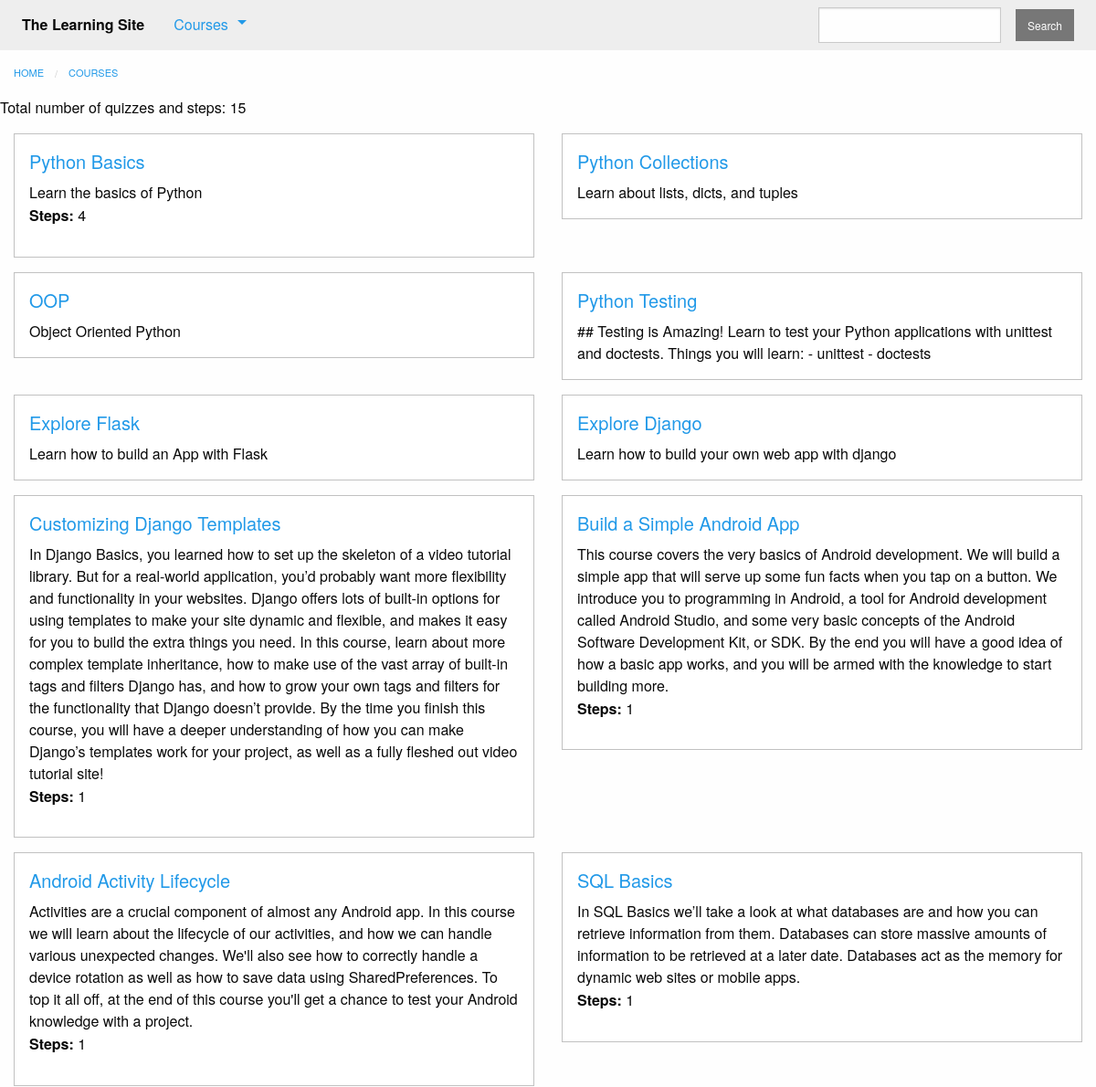
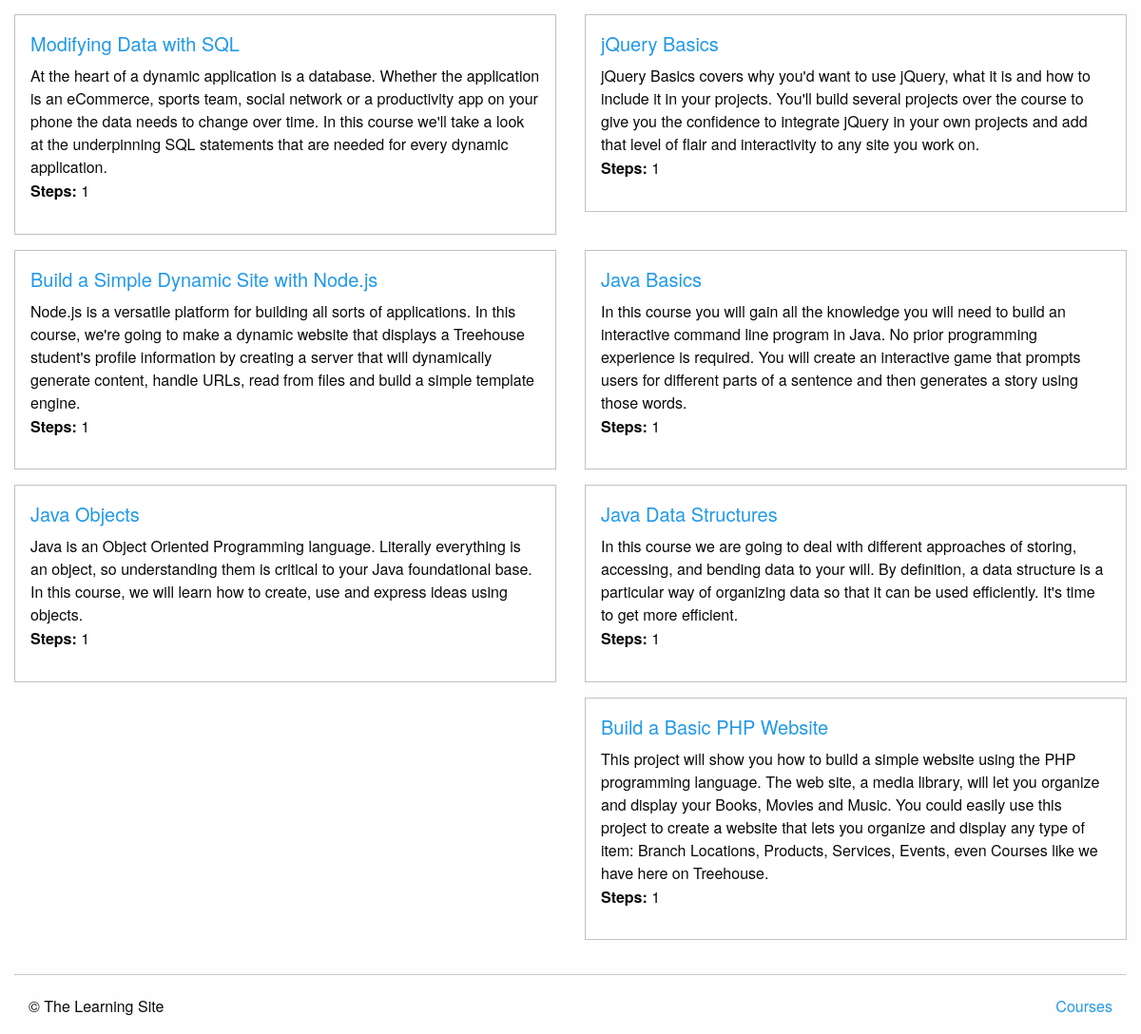
Page /courses/ on the committed database (2 pictures, top to bottom).
### courses/models.py (models this page shows, shortened)
class Course(models.Model):
    teacher = models.ForeignKey(User, on_delete=models.CASCADE)
    created_at = models.DateTimeField(auto_now_add=True)
    title = models.CharField(max_length=255)
    description = models.TextField()
    subject = models.CharField(default='', max_length=100)
    published = models.BooleanField(default=False)
    is_live = models.BooleanField(default=False)
    status = models.CharField(max_length=1, choices=STATUS_CHOISES, default='i')

### courses/views.py (the view)
def course_list(request):
    courses = models.Course.objects.filter(
        published=True
    ).annotate(
        total_steps=Count('text', distinct=True)+Count('quiz', distinct=True)
    )
    total = courses.aggregate(total=Sum('total_steps'))
    return render(request, 'courses/course_list.html', {
        'courses': courses,
        'total': total
    })

### courses/templatetags/course_extras.py (called while the page is built)
@register.inclusion_tag('courses/course_nav.html')
def nav_courses_list():
    courses = Course.objects.filter(
        published=True
    ).order_by(
        '-created_at'
    ).values(
        'id', 'title'
    )[:5]
    return {'courses': courses}

### courses/templates/courses/course_list.html (shortened to what this page needs)
{% extends "courses/layout.html" %}
{% block content %}
    <div class="row columns">
        {{ block.super }}
    </div>
    <p>Total number of quizzes and steps: {{ total.total }}</p>
    <div class="row">
        {%  for course in courses %}
            <div class="small-6 columns">
                <div class="callout">
                    <h5><a href="{% url 'courses:detail' pk=course.pk %}">{{ course.title }}</a></h5>
                    <div class="card-copy">
                        {{ course.description }}
                        {% if course.total_steps %}
                            <p><strong>Steps:</strong> {{ course.total_steps }}</p>
                        {% endif %}
                    </div>
                </div>
            </div>
            {% if forloop.counter|divisibleby:"2" %}
                </div>
                <div class="row">
            {% endif %}
        {% endfor %}
    </div>
{% endblock %}

### rows in the picture
Course: title "Python Basics", description "Learn the basics of Python", total_steps "4"
Course: title "Python Collections", description "Learn about lists, dicts, and tuples"
Course: title "OOP", description "Object Oriented Python"
Course: title "Python Testing", description "## Testing is Amazing! Learn to test your Python applications with unittest and doctests. Things you will learn: - unittest - doctests"
Course: title "Explore Flask", description "Learn how to build an App with Flask"
Course: title "Explore Django", description "Learn how to build your own web app with django"
Course: title "Customizing Django Templates", description "In Django Basics, you learned how to set up the skeleton of a video tutorial library. But for a real-world application, you’d probably want more flexibility and functionality in your websites. Django offers lots of built-in options for using templates to make your site dynamic and flexible, and makes it easy for you to build the extra things you need. In this course, learn about more complex template inheritance, how to make use of the vast array of built-in tags and filters Django has, and how to grow your own tags and filters for the functionality that Django doesn’t provide. By the time you finish this course, you will have a deeper understanding of how you can make Django’s templates…", total_steps "1"
Course: title "Build a Simple Android App", description "This course covers the very basics of Android development. We will build a simple app that will serve up some fun facts when you tap on a button. We introduce you to programming in Android, a tool for Android development called Android Studio, and some very basic concepts of the Android Software Development Kit, or SDK. By the end you will have a good idea of how a basic app works, and you will be armed with the knowledge to start building more.", total_steps "1"
Course: title "Android Activity Lifecycle", description "Activities are a crucial component of almost any Android app. In this course we will learn about the lifecycle of our activities, and how we can handle various unexpected changes. We'll also see how to correctly handle a device rotation as well as how to save data using SharedPreferences. To top it all off, at the end of this course you'll get a chance to test your Android knowledge with a project.", total_steps "1"
Course: title "SQL Basics", description "In SQL Basics we’ll take a look at what databases are and how you can retrieve information from them. Databases can store massive amounts of information to be retrieved at a later date. Databases act as the memory for dynamic web sites or mobile apps.", total_steps "1"
Course: title "Modifying Data with SQL", description "At the heart of a dynamic application is a database. Whether the application is an eCommerce, sports team, social network or a productivity app on your phone the data needs to change over time. In this course we'll take a look at the underpinning SQL statements that are needed for every dynamic application.", total_steps "1"
Course: title "jQuery Basics", description "jQuery Basics covers why you'd want to use jQuery, what it is and how to include it in your projects. You'll build several projects over the course to give you the confidence to integrate jQuery in your own projects and add that level of flair and interactivity to any site you work on.", total_steps "1"
Course: title "Build a Simple Dynamic Site with Node.js", description "Node.js is a versatile platform for building all sorts of applications. In this course, we're going to make a dynamic website that displays a Treehouse student's profile information by creating a server that will dynamically generate content, handle URLs, read from files and build a simple template engine.", total_steps "1"
Course: title "Java Basics", description "In this course you will gain all the knowledge you will need to build an interactive command line program in Java. No prior programming experience is required. You will create an interactive game that prompts users for different parts of a sentence and then generates a story using those words.", total_steps "1"
Course: title "Java Objects", description "Java is an Object Oriented Programming language. Literally everything is an object, so understanding them is critical to your Java foundational base. In this course, we will learn how to create, use and express ideas using objects.", total_steps "1"
Course: title "Java Data Structures", description "In this course we are going to deal with different approaches of storing, accessing, and bending data to your will. By definition, a data structure is a particular way of organizing data so that it can be used efficiently. It's time to get more efficient.", total_steps "1"
Course: title "Build a Basic PHP Website", description "This project will show you how to build a simple website using the PHP programming language. The web site, a media library, will let you organize and display your Books, Movies and Music. You could easily use this project to create a website that lets you organize and display any type of item: Branch Locations, Products, Services, Events, even Courses like we have here on Treehouse.", total_steps "1"

### other values in the picture
{{ total.total }} "15"
